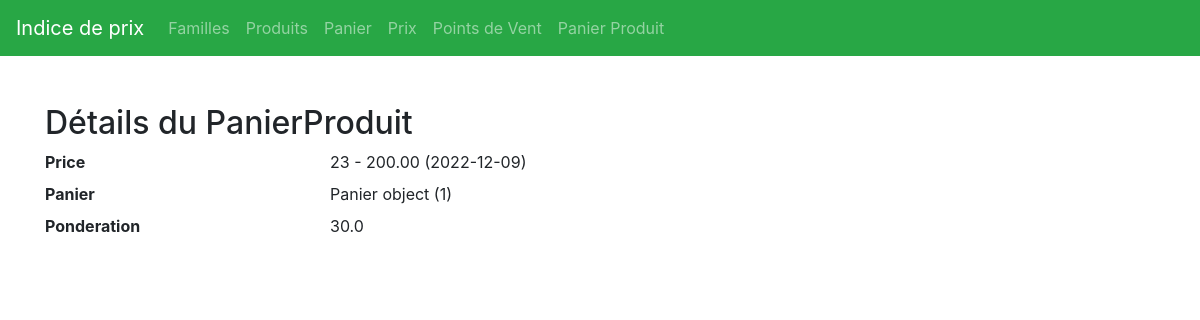
The app's page /panierproduits/1/ with its own data.
### app_22240/models.py (models this page shows, shortened)
class PanierProduit(models.Model):
    id = models.AutoField(primary_key=True)
    price = models.ForeignKey(Prix, on_delete=models.CASCADE)
    panier = models.ForeignKey(Panier, on_delete=models.CASCADE)
    ponderation = models.FloatField()

class Prix(models.Model):
    code = models.CharField(max_length=50,default=0)
    valeur = models.DecimalField(max_digits=10, decimal_places=2)
    date = models.DateField()
    def __str__(self):
        return f"{self.code} - {self.valeur} ({self.date})"

class Panier(models.Model):
    id = models.AutoField(primary_key=True)
    label = models.CharField(max_length=255)
    code = models.CharField(max_length=255,default=0)
    description = models.TextField()

### app_22240/views.py (the view)
# urls.py: path('panierproduits/<int:pk>/', views.PanierProduitDetail.as_view(), name='panierproduit_detail'),
class PanierProduitDetail(DetailView):
    model = PanierProduit

### app_22240/templates/app_22240/panierproduit_detail.html
{% extends 'base.html' %}
{% block content %}
  <div class="container mt-5">
    <h2>Détails du PanierProduit</h2>
    <dl class="row">
      <dt class="col-sm-3">Price</dt>
      <dd class="col-sm-9">{{ panierproduit.price }}</dd>
      <dt class="col-sm-3">Panier</dt>
      <dd class="col-sm-9">{{ panierproduit.panier }}</dd>
      <dt class="col-sm-3">Ponderation</dt>
      <dd class="col-sm-9">{{ panierproduit.ponderation }}</dd>
    </dl>
  </div>
{% endblock %}

### records on screen
PanierProduit: price "23 - 200.00 (2022-12-09)", panier "Panier object (1)", ponderation "30.0"
